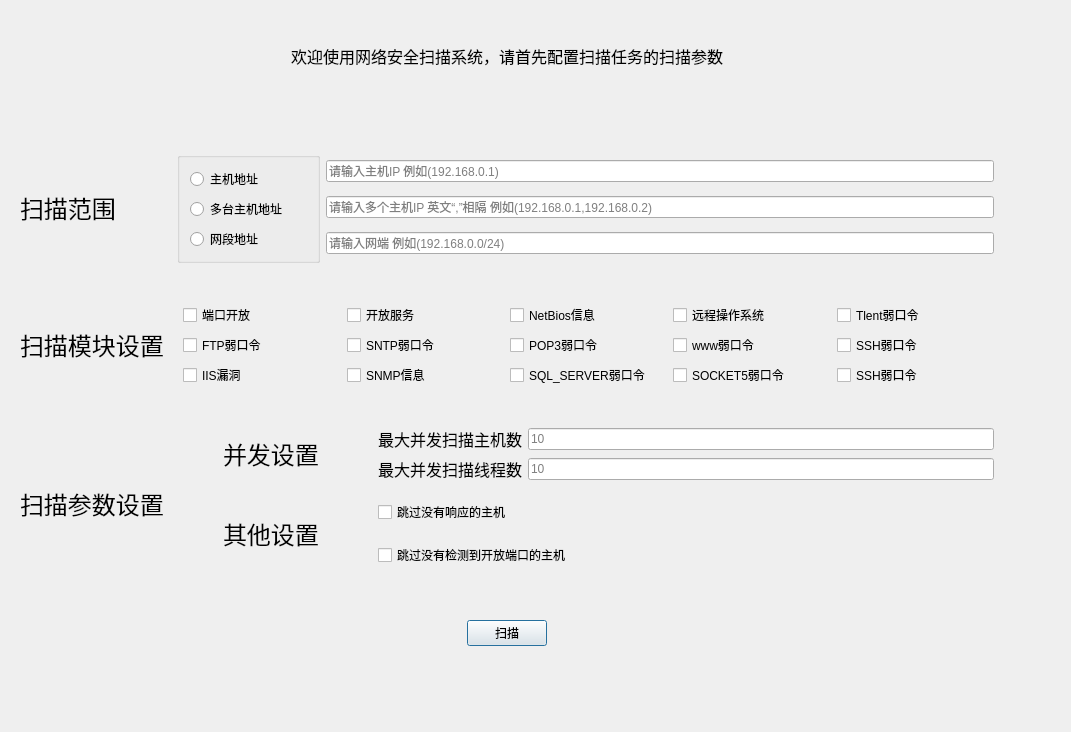
<?xml version="1.0" encoding="UTF-8"?>
<ui version="4.0">
 <class>ChooseFunction</class>
 <widget class="QDialog" name="ChooseFunction">
  <property name="geometry">
   <rect>
    <x>0</x>
    <y>0</y>
    <width>1071</width>
    <height>732</height>
   </rect>
  </property>
  <property name="windowTitle">
   <string>网络安全扫描</string>
  </property>
  <widget class="QWidget" name="layoutWidget">
   <property name="geometry">
    <rect>
     <x>20</x>
     <y>10</y>
     <width>974</width>
     <height>671</height>
    </rect>
   </property>
   <layout class="QVBoxLayout" name="verticalLayout_18" stretch="0,1,1,1,0">
    <item>
     <layout class="QHBoxLayout" name="horizontalLayout_0" stretch="1">
      <property name="spacing">
       <number>1</number>
      </property>
      <property name="sizeConstraint">
       <enum>QLayout::SetDefaultConstraint</enum>
      </property>
      <property name="bottomMargin">
       <number>0</number>
      </property>
      <item>
       <widget class="QLabel" name="label_4">
        <property name="sizePolicy">
         <sizepolicy hsizetype="Fixed" vsizetype="Fixed">
          <horstretch>0</horstretch>
          <verstretch>0</verstretch>
         </sizepolicy>
        </property>
        <property name="text">
         <string>&lt;html&gt;&lt;head/&gt;&lt;body&gt;&lt;p&gt;&lt;span style=&quot; font-size:12pt;&quot;&gt;欢迎使用网络安全扫描系统，请首先配置扫描任务的扫描参数&lt;/span&gt;&lt;/p&gt;&lt;p&gt;&lt;span style=&quot; font-size:12pt;&quot;&gt;&lt;br/&gt;&lt;/span&gt;&lt;/p&gt;&lt;/body&gt;&lt;/html&gt;</string>
        </property>
        <property name="scaledContents">
         <bool>false</bool>
        </property>
        <property name="alignment">
         <set>Qt::AlignBottom|Qt::AlignLeading|Qt::AlignLeft</set>
        </property>
       </widget>
      </item>
     </layout>
    </item>
    <item>
     <layout class="QHBoxLayout" name="horizontalLayout1">
      <item>
       <layout class="QVBoxLayout" name="verticalLayout_15">
        <property name="rightMargin">
         <number>55</number>
        </property>
        <item>
         <widget class="QLabel" name="label">
          <property name="sizePolicy">
           <sizepolicy hsizetype="Preferred" vsizetype="Preferred">
            <horstretch>1</horstretch>
            <verstretch>0</verstretch>
           </sizepolicy>
          </property>
          <property name="text">
           <string>&lt;html&gt;&lt;head/&gt;&lt;body&gt;&lt;p&gt;&lt;span style=&quot; font-size:18pt;&quot;&gt;扫描范围&lt;/span&gt;&lt;/p&gt;&lt;/body&gt;&lt;/html&gt;</string>
          </property>
         </widget>
        </item>
       </layout>
      </item>
      <item>
       <widget class="QGroupBox" name="ip_add">
        <layout class="QVBoxLayout" name="verticalLayout">
         <property name="leftMargin">
          <number>10</number>
         </property>
         <property name="rightMargin">
          <number>30</number>
         </property>
         <item>
          <widget class="QRadioButton" name="localAddress">
           <property name="text">
            <string>主机地址</string>
           </property>
           <property name="iconSize">
            <size>
             <width>16</width>
             <height>16</height>
            </size>
           </property>
          </widget>
         </item>
         <item>
          <widget class="QRadioButton" name="localAddressS">
           <property name="sizePolicy">
            <sizepolicy hsizetype="Minimum" vsizetype="Fixed">
             <horstretch>1</horstretch>
             <verstretch>0</verstretch>
            </sizepolicy>
           </property>
           <property name="text">
            <string>多台主机地址</string>
           </property>
           <property name="iconSize">
            <size>
             <width>16</width>
             <height>16</height>
            </size>
           </property>
          </widget>
         </item>
         <item>
          <widget class="QRadioButton" name="NetWorkAddress">
           <property name="text">
            <string>网段地址</string>
           </property>
           <property name="iconSize">
            <size>
             <width>16</width>
             <height>16</height>
            </size>
           </property>
          </widget>
         </item>
        </layout>
       </widget>
      </item>
      <item>
       <layout class="QVBoxLayout" name="verticalLayout_2">
        <property name="leftMargin">
         <number>0</number>
        </property>
        <property name="rightMargin">
         <number>0</number>
        </property>
        <item>
         <widget class="QLineEdit" name="AddressText">
          <property name="placeholderText">
           <string>请输入主机IP 例如(192.168.0.1)</string>
          </property>
         </widget>
        </item>
        <item>
         <widget class="QLineEdit" name="AddressTextS">
          <property name="placeholderText">
           <string>请输入多个主机IP 英文“,”相隔 例如(192.168.0.1,192.168.0.2)</string>
          </property>
         </widget>
        </item>
        <item>
         <widget class="QLineEdit" name="NetWorkAddress_2">
          <property name="placeholderText">
           <string>请输入网端 例如(192.168.0.0/24)</string>
          </property>
         </widget>
        </item>
       </layout>
      </item>
     </layout>
    </item>
    <item>
     <layout class="QHBoxLayout" name="horizontalLayout_3">
      <item>
       <layout class="QHBoxLayout" name="horizontalLayout_2">
        <item>
         <layout class="QVBoxLayout" name="verticalLayout_17">
          <item>
           <widget class="QLabel" name="label_2">
            <property name="sizePolicy">
             <sizepolicy hsizetype="Preferred" vsizetype="Preferred">
              <horstretch>0</horstretch>
              <verstretch>0</verstretch>
             </sizepolicy>
            </property>
            <property name="text">
             <string>&lt;html&gt;&lt;head/&gt;&lt;body&gt;&lt;p&gt;&lt;span style=&quot; font-size:18pt;&quot;&gt;扫描模块设置&lt;/span&gt;&lt;/p&gt;&lt;/body&gt;&lt;/html&gt;</string>
            </property>
           </widget>
          </item>
         </layout>
        </item>
        <item>
         <layout class="QVBoxLayout" name="verticalLayout_3">
          <property name="rightMargin">
           <number>0</number>
          </property>
          <item>
           <widget class="QCheckBox" name="PortOnOff">
            <property name="text">
             <string>端口开放</string>
            </property>
           </widget>
          </item>
          <item>
           <widget class="QCheckBox" name="FTP">
            <property name="text">
             <string>FTP弱口令</string>
            </property>
           </widget>
          </item>
          <item>
           <widget class="QCheckBox" name="IIS">
            <property name="text">
             <string>IIS漏洞</string>
            </property>
           </widget>
          </item>
         </layout>
        </item>
        <item>
         <layout class="QVBoxLayout" name="verticalLayout_4">
          <item>
           <widget class="QCheckBox" name="startService">
            <property name="text">
             <string>开放服务</string>
            </property>
           </widget>
          </item>
          <item>
           <widget class="QCheckBox" name="SNTP">
            <property name="text">
             <string>SNTP弱口令</string>
            </property>
           </widget>
          </item>
          <item>
           <widget class="QCheckBox" name="SNMP">
            <property name="text">
             <string>SNMP信息</string>
            </property>
           </widget>
          </item>
         </layout>
        </item>
        <item>
         <layout class="QVBoxLayout" name="verticalLayout_5">
          <item>
           <widget class="QCheckBox" name="NetBios">
            <property name="text">
             <string>NetBios信息</string>
            </property>
           </widget>
          </item>
          <item>
           <widget class="QCheckBox" name="POP3">
            <property name="text">
             <string>POP3弱口令</string>
            </property>
           </widget>
          </item>
          <item>
           <widget class="QCheckBox" name="SqlServer_">
            <property name="text">
             <string>SQL_SERVER弱口令</string>
            </property>
           </widget>
          </item>
         </layout>
        </item>
        <item>
         <layout class="QVBoxLayout" name="verticalLayout_6">
          <item>
           <widget class="QCheckBox" name="Remote">
            <property name="text">
             <string>远程操作系统</string>
            </property>
           </widget>
          </item>
          <item>
           <widget class="QCheckBox" name="www">
            <property name="text">
             <string>www弱口令</string>
            </property>
           </widget>
          </item>
          <item>
           <widget class="QCheckBox" name="socket5">
            <property name="text">
             <string>SOCKET5弱口令</string>
            </property>
           </widget>
          </item>
         </layout>
        </item>
        <item>
         <layout class="QVBoxLayout" name="verticalLayout_7">
          <item>
           <widget class="QCheckBox" name="Tlent">
            <property name="text">
             <string>Tlent弱口令</string>
            </property>
           </widget>
          </item>
          <item>
           <widget class="QCheckBox" name="SSH">
            <property name="text">
             <string>SSH弱口令</string>
            </property>
           </widget>
          </item>
          <item>
           <widget class="QCheckBox" name="SSH_2">
            <property name="text">
             <string>SSH弱口令</string>
            </property>
           </widget>
          </item>
         </layout>
        </item>
       </layout>
      </item>
     </layout>
    </item>
    <item>
     <layout class="QHBoxLayout" name="horizontalLayout_8">
      <item>
       <widget class="QLabel" name="label_3">
        <property name="text">
         <string>&lt;html&gt;&lt;head/&gt;&lt;body&gt;&lt;p&gt;&lt;span style=&quot; font-size:18pt;&quot;&gt;扫描参数设置&lt;/span&gt;&lt;/p&gt;&lt;/body&gt;&lt;/html&gt;</string>
        </property>
       </widget>
      </item>
      <item>
       <layout class="QVBoxLayout" name="verticalLayout_10">
        <item>
         <layout class="QHBoxLayout" name="horizontalLayout_6">
          <item>
           <widget class="QLabel" name="label_5">
            <property name="styleSheet">
             <string notr="true">padding-left:50px;
padding-right:50px;</string>
            </property>
            <property name="text">
             <string>&lt;html&gt;&lt;head/&gt;&lt;body&gt;&lt;p&gt;&lt;span style=&quot; font-size:18pt;&quot;&gt;并发设置&lt;/span&gt;&lt;/p&gt;&lt;/body&gt;&lt;/html&gt;</string>
            </property>
           </widget>
          </item>
          <item>
           <layout class="QVBoxLayout" name="verticalLayout_8">
            <item>
             <layout class="QHBoxLayout" name="horizontalLayout_4">
              <item>
               <widget class="QLabel" name="label_6">
                <property name="text">
                 <string>&lt;html&gt;&lt;head/&gt;&lt;body&gt;&lt;p&gt;&lt;span style=&quot; font-size:12pt;&quot;&gt;最大并发扫描主机数&lt;/span&gt;&lt;/p&gt;&lt;/body&gt;&lt;/html&gt;</string>
                </property>
               </widget>
              </item>
              <item>
               <widget class="QLineEdit" name="lineEdit_4">
                <property name="placeholderText">
                 <string>10</string>
                </property>
               </widget>
              </item>
             </layout>
            </item>
            <item>
             <layout class="QHBoxLayout" name="horizontalLayout_5">
              <item>
               <widget class="QLabel" name="label_7">
                <property name="text">
                 <string>&lt;html&gt;&lt;head/&gt;&lt;body&gt;&lt;p&gt;&lt;span style=&quot; font-size:12pt;&quot;&gt;最大并发扫描线程数&lt;/span&gt;&lt;/p&gt;&lt;/body&gt;&lt;/html&gt;</string>
                </property>
               </widget>
              </item>
              <item>
               <widget class="QLineEdit" name="lineEdit_5">
                <property name="placeholderText">
                 <string>10</string>
                </property>
               </widget>
              </item>
             </layout>
            </item>
           </layout>
          </item>
         </layout>
        </item>
        <item>
         <layout class="QHBoxLayout" name="horizontalLayout_7">
          <item>
           <widget class="QLabel" name="label_8">
            <property name="enabled">
             <bool>true</bool>
            </property>
            <property name="minimumSize">
             <size>
              <width>202</width>
              <height>93</height>
             </size>
            </property>
            <property name="maximumSize">
             <size>
              <width>325</width>
              <height>93</height>
             </size>
            </property>
            <property name="styleSheet">
             <string notr="true">padding-left:50px;
padding-right:50px;</string>
            </property>
            <property name="text">
             <string>&lt;html&gt;&lt;head/&gt;&lt;body&gt;&lt;p&gt;&lt;span style=&quot; font-size:18pt;&quot;&gt;其他设置&lt;/span&gt;&lt;/p&gt;&lt;/body&gt;&lt;/html&gt;</string>
            </property>
           </widget>
          </item>
          <item>
           <layout class="QVBoxLayout" name="verticalLayout_9">
            <item>
             <widget class="QCheckBox" name="passAnswer">
              <property name="text">
               <string>跳过没有响应的主机</string>
              </property>
             </widget>
            </item>
            <item>
             <widget class="QCheckBox" name="passAddress">
              <property name="text">
               <string>跳过没有检测到开放端口的主机</string>
              </property>
             </widget>
            </item>
           </layout>
          </item>
          <item>
           <spacer name="horizontalSpacer">
            <property name="orientation">
             <enum>Qt::Horizontal</enum>
            </property>
            <property name="sizeHint" stdset="0">
             <size>
              <width>40</width>
              <height>20</height>
             </size>
            </property>
           </spacer>
          </item>
         </layout>
        </item>
       </layout>
      </item>
     </layout>
    </item>
    <item>
     <layout class="QHBoxLayout" name="horizontalLayout4">
      <property name="topMargin">
       <number>0</number>
      </property>
      <item>
       <widget class="QPushButton" name="Scan">
        <property name="sizePolicy">
         <sizepolicy hsizetype="Fixed" vsizetype="Fixed">
          <horstretch>0</horstretch>
          <verstretch>0</verstretch>
         </sizepolicy>
        </property>
        <property name="text">
         <string>扫描</string>
        </property>
       </widget>
      </item>
     </layout>
    </item>
   </layout>
  </widget>
 </widget>
 <resources/>
 <connections/>
</ui>
